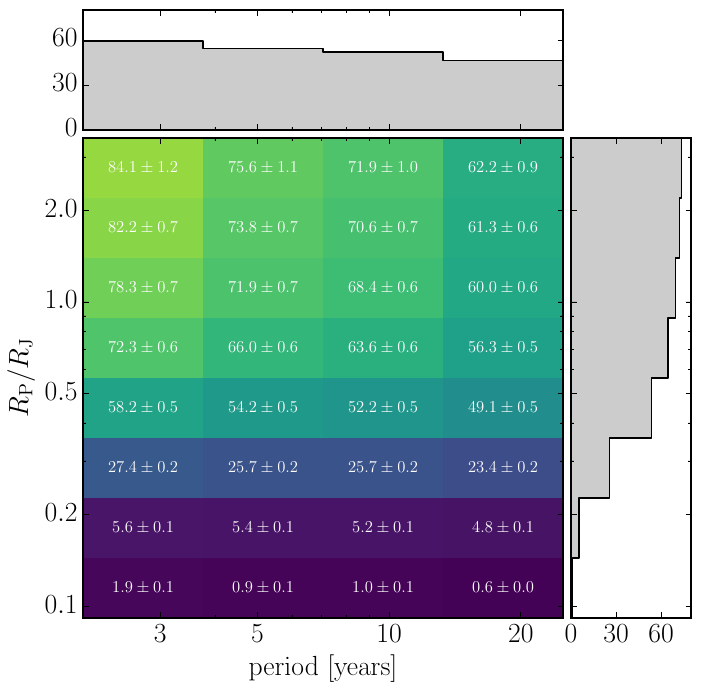

The Python source for this figure:
# -*- coding: utf-8 -*-

from __future__ import division, print_function

from plot_setup import SQUARE_FIGSIZE, COLORS

import numpy as np
import pandas as pd
from itertools import product
import matplotlib.pyplot as pl

inj = pd.read_hdf("../../results/injections.h5", "injections")
inj = inj[inj.ncadences > 0]
rec = inj[inj.recovered]

n_all, ln_radius_bins, ln_period_bins = np.histogram2d(
    np.log(inj.radius), np.log(inj.period), (8, 4),
)
n_rec, _, _ = np.histogram2d(
    np.log(rec.radius), np.log(rec.period), (ln_radius_bins, ln_period_bins),
)
n = n_rec / n_all
n_err = n / np.sqrt(n_all)

X, Y = np.meshgrid(np.exp(ln_period_bins) / 365.25,
                   np.exp(ln_radius_bins) / 0.0995,
                   indexing="ij")

fig = pl.figure(figsize=2*np.array(SQUARE_FIGSIZE))

ax = pl.axes([0.1, 0.1, 0.6, 0.6])
ax.pcolor(X, Y, 100*n.T, cmap="viridis", vmin=0, vmax=100)

# Label the bins with their completeness percentages.
for i, j in product(range(len(ln_period_bins)-1),
                    range(len(ln_radius_bins)-1)):
    x = np.exp(0.5 * (ln_period_bins[i] + ln_period_bins[i+1])) / 365.25
    y = np.exp(0.5 * (ln_radius_bins[j] + ln_radius_bins[j+1])) / 0.0995
    ax.annotate(r"${0:.1f} \pm {1:.1f}$".format(100*n[j, i], 100*n_err[j, i]),
                (x, y), ha="center", va="center", alpha=1.0, fontsize=12,
                color="white")

ax.set_xscale("log")
ax.set_yscale("log")
ax.set_xlim(X.min(), X.max())
ax.set_ylim(Y.min(), Y.max())
ax.set_xlabel("period [years]")
ax.set_ylabel("$R_\mathrm{P} / R_\mathrm{J}$")
ax.set_xticks([3, 5, 10, 20])
ax.get_xaxis().set_major_formatter(pl.ScalarFormatter())
ax.set_yticks([0.1, 0.2, 0.5, 1, 2])
ax.get_yaxis().set_major_formatter(pl.ScalarFormatter())

# Histograms.

# Top:
ax = pl.axes([0.1, 0.71, 0.6, 0.15])
x = np.exp(ln_period_bins) / 365.25
y = 100*(
    np.histogram(np.log(rec.period), ln_period_bins)[0] /
    np.histogram(np.log(inj.period), ln_period_bins)[0]
)
x = np.array(list(zip(x[:-1], x[1:]))).flatten()
y = np.array(list(zip(y, y))).flatten()
ax.plot(x, y, lw=1, color=COLORS["DATA"])
ax.fill_between(x, y, np.zeros_like(y), color=COLORS["DATA"], alpha=0.2)
ax.set_xlim(X.min(), X.max())
ax.set_ylim(0, 80)
ax.set_xscale("log")
ax.set_xticks([3, 5, 10, 20])
ax.set_xticklabels([])
ax.yaxis.set_major_locator(pl.MaxNLocator(3))

# Right:
ax = pl.axes([0.71, 0.1, 0.15, 0.6])
x = np.exp(ln_radius_bins) / 0.0995
y = 100*(
    np.histogram(np.log(rec.radius), ln_radius_bins)[0] /
    np.histogram(np.log(inj.radius), ln_radius_bins)[0]
)
x = np.array(list(zip(x[:-1], x[1:]))).flatten()
y = np.array(list(zip(y, y))).flatten()
ax.plot(y, x, lw=1, color=COLORS["DATA"])
ax.fill_betweenx(x, y, np.zeros_like(y), color=COLORS["DATA"], alpha=0.2)
ax.set_ylim(Y.min(), Y.max())
ax.set_xlim(0, 80)
ax.set_yscale("log")
ax.set_yticks([0.1, 0.2, 0.5, 1, 2])
ax.set_yticklabels([])
ax.xaxis.set_major_locator(pl.MaxNLocator(3))

fig.savefig("completeness.pdf", bbox_inches="tight")
